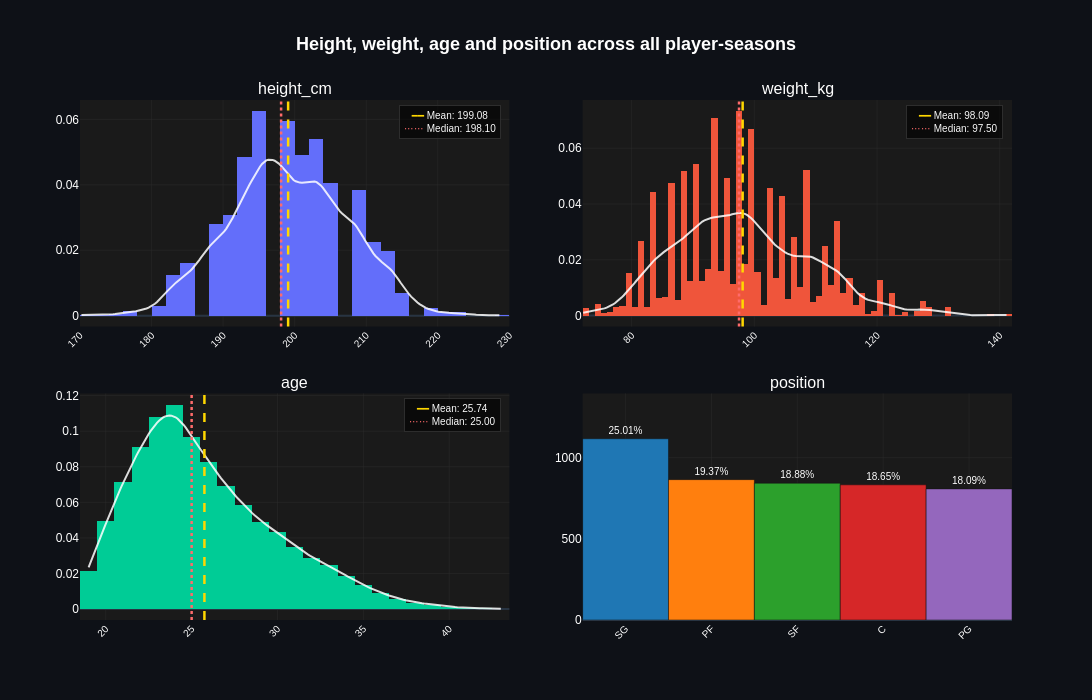

The cell this chart's notebook holds for it:
### Code cell
fig_attributes = distribution_plot(
    attributes,
    title="Height, weight, age and position across all player-seasons",
    n_cols=2,
    show_kde=True,
)
fig_attributes.show()

### Figure 1 — Plotly figure (JSON) as saved in the notebook; plotly's stock layout.template omitted (floating-point values rounded to 4 significant figures; data arrays with more than 128 entries replaced by an {"elided": "..."} marker saying what was removed)
{"data": [{"autobinx": true, "histnorm": "probability density", "marker": {"color": "#636EFA"}, "name": "height_cm", "showlegend": false, "type": "histogram", "x": {"elided": "4466 float values"}, "xaxis": "x", "yaxis": "y"}, {"hoverinfo": "skip", "line": {"color": "rgba(255,255,255,0.85)", "width": 2}, "mode": "lines", "showlegend": false, "type": "scatter", "x": {"elided": "200 float values"}, "xaxis": "x", "y": {"elided": "200 float values"}, "yaxis": "y"}, {"autobinx": true, "histnorm": "probability density", "marker": {"color": "#EF553B"}, "name": "weight_kg", "showlegend": false, "type": "histogram", "x": {"elided": "4466 float values"}, "xaxis": "x2", "yaxis": "y2"}, {"hoverinfo": "skip", "line": {"color": "rgba(255,255,255,0.85)", "width": 2}, "mode": "lines", "showlegend": false, "type": "scatter", "x": {"elided": "200 float values"}, "xaxis": "x2", "y": {"elided": "200 float values"}, "yaxis": "y2"}, {"autobinx": true, "histnorm": "probability density", "marker": {"color": "#00CC96"}, "name": "age", "showlegend": false, "type": "histogram", "x": {"elided": "4466 int values"}, "xaxis": "x3", "yaxis": "y3"}, {"hoverinfo": "skip", "line": {"color": "rgba(255,255,255,0.85)", "width": 2}, "mode": "lines", "showlegend": false, "type": "scatter", "x": {"elided": "200 float values"}, "xaxis": "x3", "y": {"elided": "200 float values"}, "yaxis": "y3"}, {"cliponaxis": false, "hoverinfo": "text", "hovertext": ["SG<br>Count: 1117<br>Percentage: 25.01%", "PF<br>Count: 865<br>Percentage: 19.37%", "SF<br>Count: 843<br>Percentage: 18.88%", "C<br>Count: 833<br>Percentage: 18.65%", "PG<br>Count: 808<br>Percentage: 18.09%"], "marker": {"color": ["#1f77b4", "#ff7f0e", "#2ca02c", "#d62728", "#9467bd"]}, "name": "position", "showlegend": false, "text": ["25.01%", "19.37%", "18.88%", "18.65%", "18.09%"], "textfont": {"size": 10}, "textposition": "outside", "type": "bar", "x": ["SG", "PF", "SF", "C", "PG"], "xaxis": "x4", "y": [1117, 865, 843, 833, 808], "yaxis": "y4"}], "layout": {"annotations": [{"font": {"size": 16}, "showarrow": false, "text": "height_cm", "x": 0.2304, "xanchor": "center", "xref": "paper", "y": 1, "yanchor": "bottom", "yref": "paper"}, {"font": {"size": 16}, "showarrow": false, "text": "weight_kg", "x": 0.7696, "xanchor": "center", "xref": "paper", "y": 1, "yanchor": "bottom", "yref": "paper"}, {"font": {"size": 16}, "showarrow": false, "text": "age", "x": 0.2304, "xanchor": "center", "xref": "paper", "y": 0.4357, "yanchor": "bottom", "yref": "paper"}, {"font": {"size": 16}, "showarrow": false, "text": "position", "x": 0.7696, "xanchor": "center", "xref": "paper", "y": 0.4357, "yanchor": "bottom", "yref": "paper"}, {"bgcolor": "rgba(0,0,0,0.6)", "bordercolor": "#2d2d2d", "borderpad": 4, "borderwidth": 1, "font": {"color": "#fafafa", "size": 10}, "showarrow": false, "text": "<span style=\"color:#FFD700;\">━━</span> Mean: 199.08<br><span style=\"color:#FF6B6B;\">⋯⋯</span> Median: 198.10", "x": 0.98, "xanchor": "right", "xref": "x domain", "y": 0.98, "yanchor": "top", "yref": "y domain"}, {"bgcolor": "rgba(0,0,0,0.6)", "bordercolor": "#2d2d2d", "borderpad": 4, "borderwidth": 1, "font": {"color": "#fafafa", "size": 10}, "showarrow": false, "text": "<span style=\"color:#FFD700;\">━━</span> Mean: 98.09<br><span style=\"color:#FF6B6B;\">⋯⋯</span> Median: 97.50", "x": 0.98, "xanchor": "right", "xref": "x2 domain", "y": 0.98, "yanchor": "top", "yref": "y2 domain"}, {"bgcolor": "rgba(0,0,0,0.6)", "bordercolor": "#2d2d2d", "borderpad": 4, "borderwidth": 1, "font": {"color": "#fafafa", "size": 10}, "showarrow": false, "text": "<span style=\"color:#FFD700;\">━━</span> Mean: 25.74<br><span style=\"color:#FF6B6B;\">⋯⋯</span> Median: 25.00", "x": 0.98, "xanchor": "right", "xref": "x3 domain", "y": 0.98, "yanchor": "top", "yref": "y3 domain"}], "autosize": false, "font": {"color": "white", "family": "Arial"}, "height": 700, "paper_bgcolor": "#0e1117", "plot_bgcolor": "#1a1a1a", "shapes": [{"line": {"color": "#FFD700", "dash": "dash", "width": 2.5}, "type": "line", "x0": 199.1, "x1": 199.1, "xref": "x", "y0": 0, "y1": 1, "yref": "y domain"}, {"line": {"color": "#FF6B6B", "dash": "dot", "width": 2.5}, "type": "line", "x0": 198.1, "x1": 198.1, "xref": "x", "y0": 0, "y1": 1, "yref": "y domain"}, {"line": {"color": "#FFD700", "dash": "dash", "width": 2.5}, "type": "line", "x0": 98.09, "x1": 98.09, "xref": "x2", "y0": 0, "y1": 1, "yref": "y2 domain"}, {"line": {"color": "#FF6B6B", "dash": "dot", "width": 2.5}, "type": "line", "x0": 97.5, "x1": 97.5, "xref": "x2", "y0": 0, "y1": 1, "yref": "y2 domain"}, {"line": {"color": "#FFD700", "dash": "dash", "width": 2.5}, "type": "line", "x0": 25.74, "x1": 25.74, "xref": "x3", "y0": 0, "y1": 1, "yref": "y3 domain"}, {"line": {"color": "#FF6B6B", "dash": "dot", "width": 2.5}, "type": "line", "x0": 25, "x1": 25, "xref": "x3", "y0": 0, "y1": 1, "yref": "y3 domain"}], "showlegend": false, "title": {"font": {"color": "white", "family": "Arial", "size": 18}, "text": "<b>Height, weight, age and position across all player-seasons</b>", "x": 0.5, "xanchor": "center"}, "uniformtext": {"minsize": 8, "mode": "show"}, "width": 1400, "xaxis": {"anchor": "y", "domain": [0, 0.4607], "gridcolor": "#2d2d2d", "gridwidth": 0.5, "showgrid": true, "tickangle": -45, "tickfont": {"size": 10}}, "xaxis2": {"anchor": "y2", "domain": [0.5393, 1], "gridcolor": "#2d2d2d", "gridwidth": 0.5, "showgrid": true, "tickangle": -45, "tickfont": {"size": 10}}, "xaxis3": {"anchor": "y3", "domain": [0, 0.4607], "gridcolor": "#2d2d2d", "gridwidth": 0.5, "showgrid": true, "tickangle": -45, "tickfont": {"size": 10}}, "xaxis4": {"anchor": "y4", "domain": [0.5393, 1], "gridcolor": "#2d2d2d", "gridwidth": 0.5, "showgrid": true, "tickangle": -45, "tickfont": {"size": 10}}, "yaxis": {"anchor": "x", "domain": [0.5643, 1], "gridcolor": "#2d2d2d", "gridwidth": 0.5, "showgrid": true}, "yaxis2": {"anchor": "x2", "domain": [0.5643, 1], "gridcolor": "#2d2d2d", "gridwidth": 0.5, "showgrid": true}, "yaxis3": {"anchor": "x3", "domain": [0, 0.4357], "gridcolor": "#2d2d2d", "gridwidth": 0.5, "showgrid": true}, "yaxis4": {"anchor": "x4", "domain": [0, 0.4357], "gridcolor": "#2d2d2d", "gridwidth": 0.5, "range": [0, 1396.0], "showgrid": true}}}
